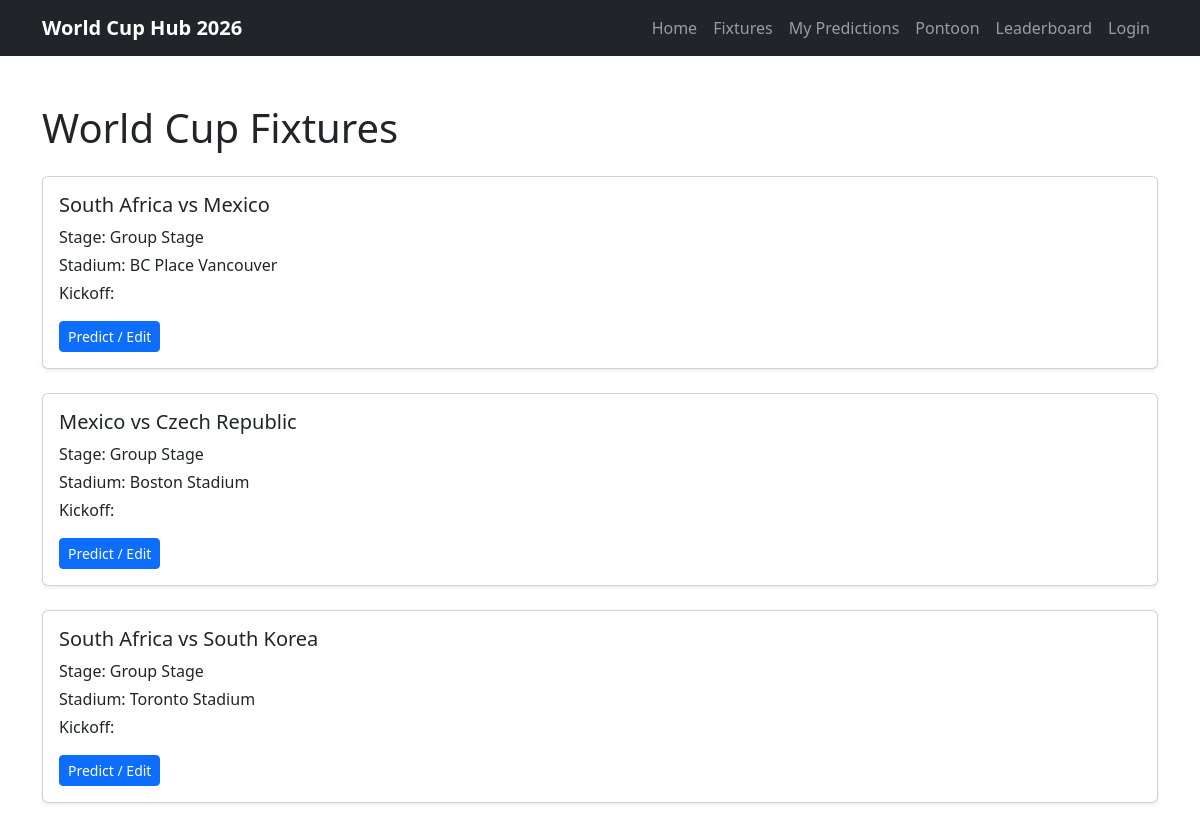
Before: /fixtures/ with the older database file.
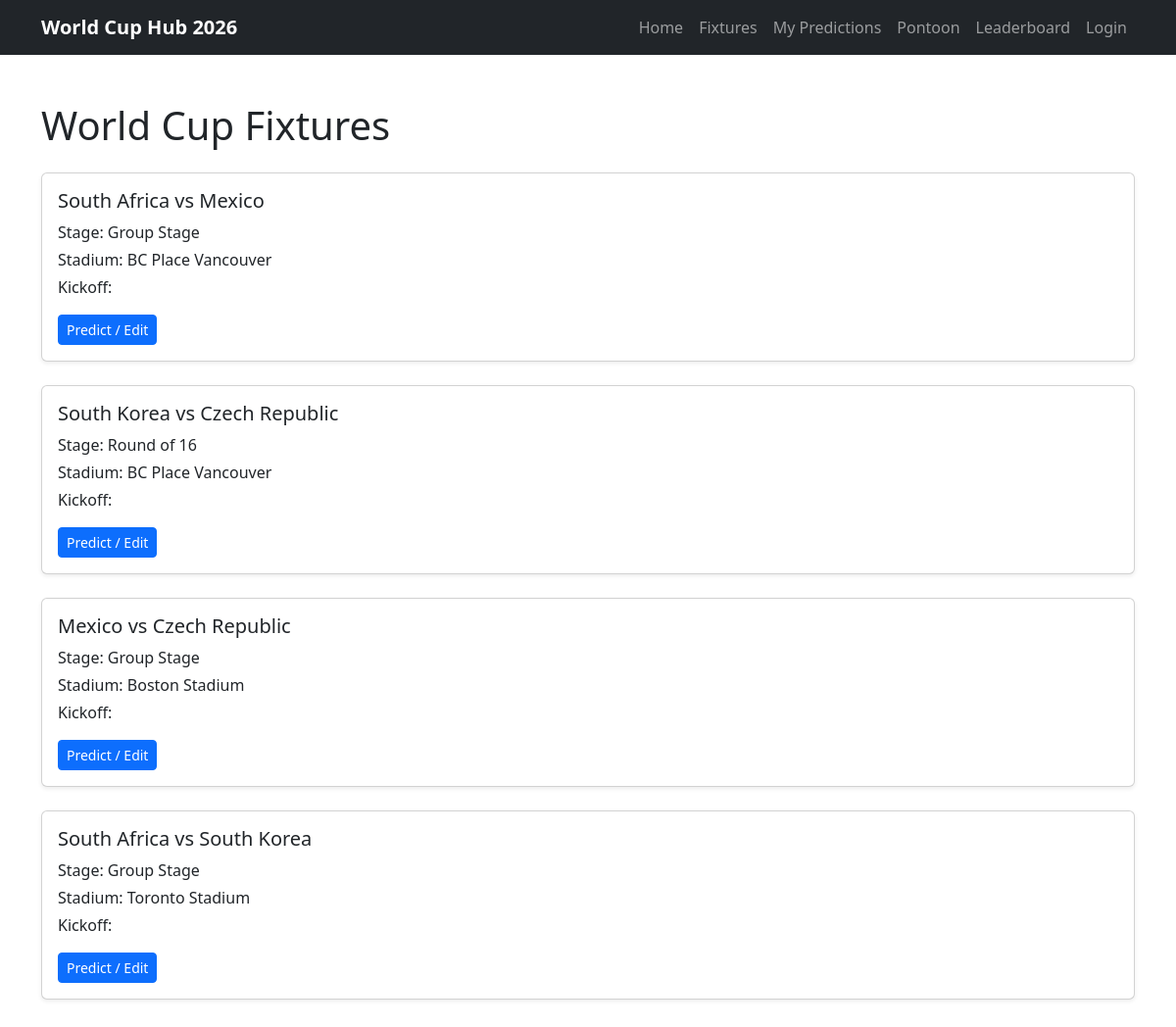
After: the same page with the newer database file.
### predictor/models.py (models this page shows, shortened)
class Fixture(models.Model):
    STAGE_CHOICES = [
        ('Group Stage', 'Group Stage'),
        ('Round of 32', 'Round of 32'),
        ('Round of 16', 'Round of 16'),
        ('Quarterfinals', 'Quarterfinals'),
        ('Semifinals', 'Semifinals'),
        ('Final', 'Final'),
    ]
    home_team = models.ForeignKey(
        Team,
        on_delete=models.CASCADE,
        related_name='home_fixtures'
    )
    away_team = models.ForeignKey(
        Team,
        on_delete=models.CASCADE,
        related_name='away_fixtures'
    )
    stadium = models.ForeignKey(
        Stadium,
        on_delete=models.SET_NULL,
        related_name='fixtures',
        null=True,
        blank=True
    )
    stage = models.CharField(max_length=20, choices=STAGE_CHOICES)
    kickoff_time = models.DateTimeField()
    home_team_score = models.PositiveIntegerField(blank=True, null=True)
    away_team_score = models.PositiveIntegerField(blank=True, null=True)
    class Meta:
        ordering = ['kickoff_time']

class Team(models.Model):
    GROUP_CHOICES = [
        ('A', 'Group A'),
        ('B', 'Group B'),
        ('C', 'Group C'),
        ('D', 'Group D'),
        ('E', 'Group E'),
        ('F', 'Group F'),
        ('G', 'Group G'),
        ('H', 'Group H'),
        ('I', 'Group I'),
        ('J', 'Group J'),
        ('K', 'Group K'),
        ('L', 'Group L'),
    ]
    name = models.CharField(max_length=100)
    group = models.CharField(max_length=1, choices=GROUP_CHOICES)
    manager = models.CharField(max_length=100, blank=True, null=True)
    captain = models.CharField(max_length=100, blank=True, null=True)
    best_world_cup_finish = models.CharField(max_length=100, blank=True, null=True)
    best_world_cup_year = models.PositiveIntegerField(blank=True, null=True)
    def __str__(self):
        return self.name

class Stadium(models.Model):
    name = models.CharField(max_length=100)
    city = models.CharField(max_length=100)
    capacity = models.PositiveBigIntegerField(blank=True, null=True)
    def __str__(self):
        return self.name

### predictor/views.py (the view)
# urls.py: path("fixtures/", views.fixture_list, name="fixtures"),
def fixture_list(request):
    fixtures = Fixture.objects.all()
    if request.user.is_authenticated:
        predictions = Prediction.objects.filter(user=request.user)
    else:
        predictions = []
    context = {
        "fixtures": fixtures,
        "predictions": predictions,
    }
    return render(request, "predictor/fixture_list.html", context)

### predictor/templates/predictor/fixture_list.html (shortened to what this page needs)
{% extends "base.html" %} {% block title %}Fixtures | World Cup Hub 2026{% endblock %} {% block content %}
<section class="container py-5">
  <h1 class="mb-4">World Cup Fixtures</h1>
  <div class="row">
    {% for fixture in fixtures %}
    <div class="col-12 mb-4">
      <div class="card shadow-sm">
        <div class="card-body">
          <h2 class="h5">{{ fixture.home_team }} vs {{ fixture.away_team }}</h2>
          <p class="mb-1">Stage: {{ fixture.get_stage_display }}</p>
          <p class="mb-1">Stadium: {{ fixture.stadium }}</p>
          <p class="mb-0">Kickoff: {{ fixture.kickoff }}</p>
          <a href="{% url 'create_prediction' fixture.id %}" class="btn btn-primary btn-sm mt-3"> Predict / Edit </a>
        </div>
      </div>
    </div>
    {% empty %}
    <p>No fixtures available.</p>
    {% endfor %}
  </div>
</section>
{% endblock %}

Changed rows visible on the page:
added Fixture: home_team "South Korea", away_team "Czech Republic", stage "Round of 16", stadium "BC Place Vancouver"
